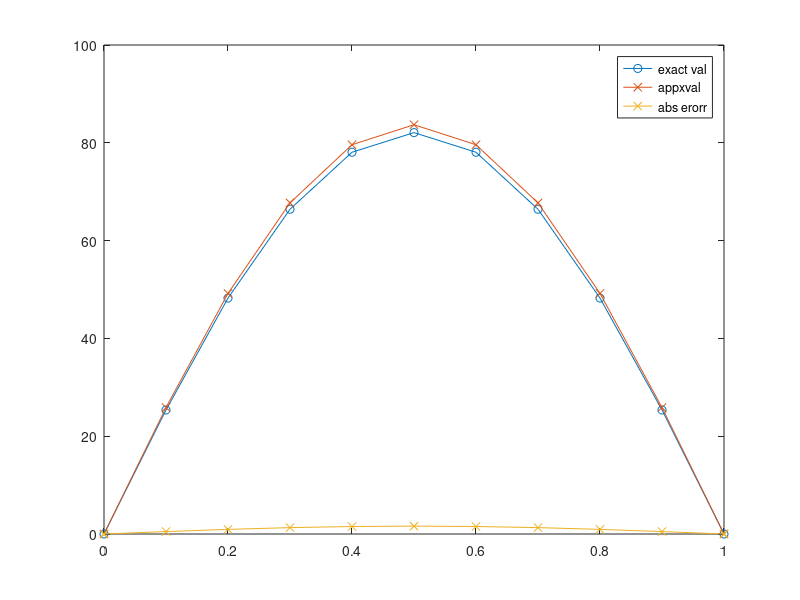

Recreate this plot in MATLAB.
clear All;
close All;
clc;
clear;
% Input Data
x_L=1;
t_f=5;
alpha=0.02;
a=@(t) (0);
b=@(t) (0);
 
dt=0.1;
dx=0.1;
%The analytical solution is
c=100;
ua=@(x,t)(c*exp((-alpha*(pi)^2*t)/x_L^2)*sin((pi*x)/x_L));
g=@(x)(c.*sin((pi.*x)./x_L));

nx=x_L/dx;
nt=t_f/dt;
t1=0:dt:t_f;
x1=0:dx:x_L;
u=zeros(nt+1,nx+1);
u(:,1)=a(t1');
u(:,end)=b(t1');
u(1,:)=g(x1);
r=(dt*alpha)/dx^2;

% u(x_i,t_j+1)=ru(x_i+1,t_j)+(1-2r)u(x_i,t_j)+ru(x_i-1,t_j);
for it =2:nt+1
    for jt=2:nx
        u(it,jt)=r*u(it-1,jt+1)+(1-2*r)*u(it-1,jt)+r*u(it-1,jt-1);
    end
end

%part a)
fprintf('grid X    exactval    appxval\n--------------------------------------------------\n');
for it=1:nx+1
    exactval=ua(x1,10*dt);
    appxval=u(10,:);
    fprintf("%5s %12s %12s\n",num2str(x1(it)),num2str(exactval(it)),num2str(appxval(it)));
end

plot(x1,exactval,'-o',x1,appxval,'-x',x1,abs(exactval-appxval),'-x');

legend('exact val','appxval','abs erorr'); 